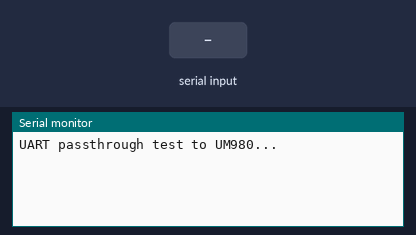
The sketch below on a simulated ESP32. Parts: the last lines printed to the serial monitor. The test bench sets the inputs (shaded band).

Above: at 2.2 s.
2.3 s: "1" received over the second serial link
At 3.3 s:
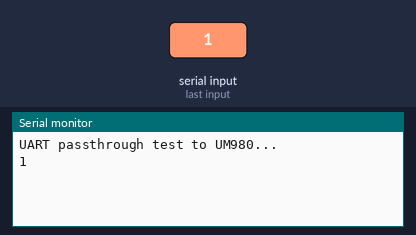
3.8 s: "0" received over the second serial link
At 4.4 s:
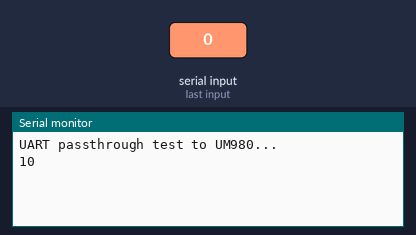

Measured:
- after the input at 2.3 s, the serial monitor: prints a new line at once (image 1)
- after the input at 3.8 s, the serial monitor: prints a new line at once (image 2)

The sketch:

UM980.ino
```cpp
#include <Arduino.h>
#include <HardwareSerial.h>

// Adjust to your wiring:
#define GNSS_RX  4   // UM980 RX <- ESP32 TX
#define GNSS_TX 5   // UM980 TX -> ESP32 RX
#define GNSS_BAUD 115200

HardwareSerial SerialGNSS(2);

void setup() {
  Serial.begin(115200);               // USB serial for PC
  while(!Serial);
  delay(1000);

  Serial.println("UART passthrough test to UM980...");

  SerialGNSS.begin(GNSS_BAUD, SERIAL_8N1, GNSS_RX, GNSS_TX);
  while (!SerialGNSS);
  while (SerialGNSS.available()) SerialGNSS.read();  // flush garbage

  SerialGNSS.print("versiona\r\n");
//  SerialGNSS.print("gpgga com2 1\r\n");
//  SerialGNSS.print("versiona com3\r\n");

}

void loop() {
  // Forward data from UM980 to PC
  while (SerialGNSS.available()) {
    Serial.write(SerialGNSS.read());
  }

  // Forward data from PC to UM980
  while (Serial.available()) {
    SerialGNSS.write(Serial.read());
  }
}
```
